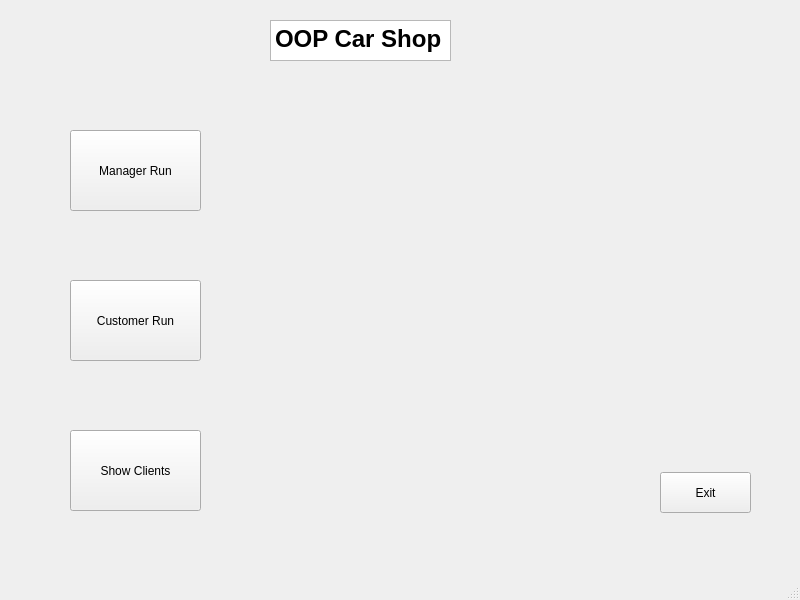
<?xml version="1.0" encoding="UTF-8"?>
<ui version="4.0">
 <class>My_UI</class>
 <widget class="QMainWindow" name="My_UI">
  <property name="geometry">
   <rect>
    <x>0</x>
    <y>0</y>
    <width>800</width>
    <height>600</height>
   </rect>
  </property>
  <property name="windowTitle">
   <string>My_UI</string>
  </property>
  <widget class="QWidget" name="centralwidget">
   <widget class="QTextBrowser" name="textBrowser">
    <property name="geometry">
     <rect>
      <x>270</x>
      <y>20</y>
      <width>181</width>
      <height>41</height>
     </rect>
    </property>
    <property name="html">
     <string>&lt;!DOCTYPE HTML PUBLIC &quot;-//W3C//DTD HTML 4.0//EN&quot; &quot;http://www.w3.org/TR/REC-html40/strict.dtd&quot;&gt;
&lt;html&gt;&lt;head&gt;&lt;meta name=&quot;qrichtext&quot; content=&quot;1&quot; /&gt;&lt;style type=&quot;text/css&quot;&gt;
p, li { white-space: pre-wrap; }
&lt;/style&gt;&lt;/head&gt;&lt;body style=&quot; font-family:'MS Shell Dlg 2'; font-size:8.25pt; font-weight:400; font-style:normal;&quot;&gt;
&lt;p style=&quot; margin-top:0px; margin-bottom:0px; margin-left:0px; margin-right:0px; -qt-block-indent:0; text-indent:0px;&quot;&gt;&lt;span style=&quot; font-size:18pt; font-weight:600;&quot;&gt;OOP Car Shop&lt;/span&gt;&lt;/p&gt;&lt;/body&gt;&lt;/html&gt;</string>
    </property>
   </widget>
   <widget class="QPushButton" name="Manager_button">
    <property name="geometry">
     <rect>
      <x>70</x>
      <y>130</y>
      <width>131</width>
      <height>81</height>
     </rect>
    </property>
    <property name="text">
     <string>Manager Run</string>
    </property>
   </widget>
   <widget class="QPushButton" name="customer_button">
    <property name="geometry">
     <rect>
      <x>70</x>
      <y>280</y>
      <width>131</width>
      <height>81</height>
     </rect>
    </property>
    <property name="text">
     <string>Customer Run</string>
    </property>
   </widget>
   <widget class="QPushButton" name="client_button">
    <property name="geometry">
     <rect>
      <x>70</x>
      <y>430</y>
      <width>131</width>
      <height>81</height>
     </rect>
    </property>
    <property name="text">
     <string>Show Clients</string>
    </property>
   </widget>
   <widget class="QPushButton" name="exit_button">
    <property name="geometry">
     <rect>
      <x>660</x>
      <y>472</y>
      <width>91</width>
      <height>41</height>
     </rect>
    </property>
    <property name="text">
     <string>Exit</string>
    </property>
   </widget>
  </widget>
  <widget class="QMenuBar" name="menubar">
   <property name="geometry">
    <rect>
     <x>0</x>
     <y>0</y>
     <width>800</width>
     <height>21</height>
    </rect>
   </property>
  </widget>
  <widget class="QStatusBar" name="statusbar"/>
 </widget>
 <resources/>
 <connections/>
</ui>
